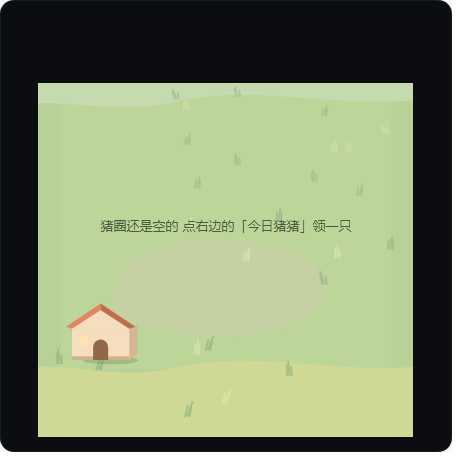
#> input picture tmp/pen-shots/pen-meadow.png, 460 x 460 px, found by its file name
$ python _probe-meadow2.py
#> lines starting #> are read from the running program, lines starting #| are printed output that depends on the picture

import numpy as np
from PIL import Image
shots = r"C:\Users\12252\Desktop\Files\Code\PigHub\dsh-pighub\tmp\pen-shots"
pen = np.array(Image.open(shots + r"\pen-meadow.png").convert("RGB")).astype(np.int32)[0:452, 0:452]
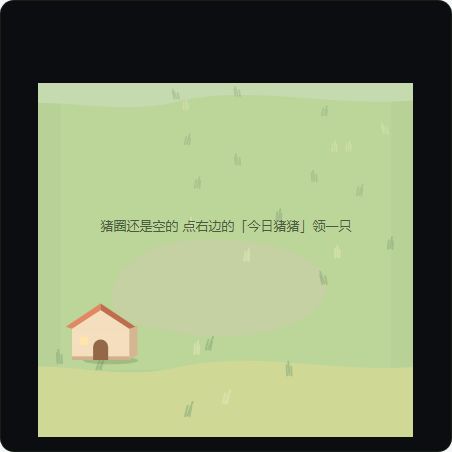
#> pen: shape (452, 452, 3) int32; mean R, G, B 129.5, 142.5, 105.8
g_r = pen[:, :, 1] - pen[:, :, 0]
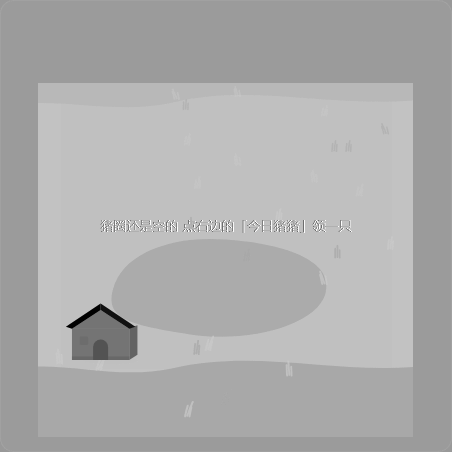
#> g_r: shape (452, 452) int32; min -93, max 63, mean 13; drawn with min black and max white
ys, xs = np.where((g_r > 6) & (pen[:, :, 1] > 90))
print("草地层绿色 bbox: x %d..%d  y %d..%d" % (xs.min(), xs.max(), ys.min(), ys.max()))
#| 草地层绿色 bbox: x 38..412  y 83..436
print("换算成百分比: x %.2f%%..%.2f%%  y %.2f%%..%.2f%%" % (
    (xs.min()) / 452 * 100, (xs.max() + 1) / 452 * 100, (ys.min()) / 452 * 100, (ys.max() + 1) / 452 * 100))
#| 换算成百分比: x 8.41%..91.37%  y 18.36%..96.68%
print("用户红框: x 8.37%%..91.47%%  y 18.26%%..96.65%%")
